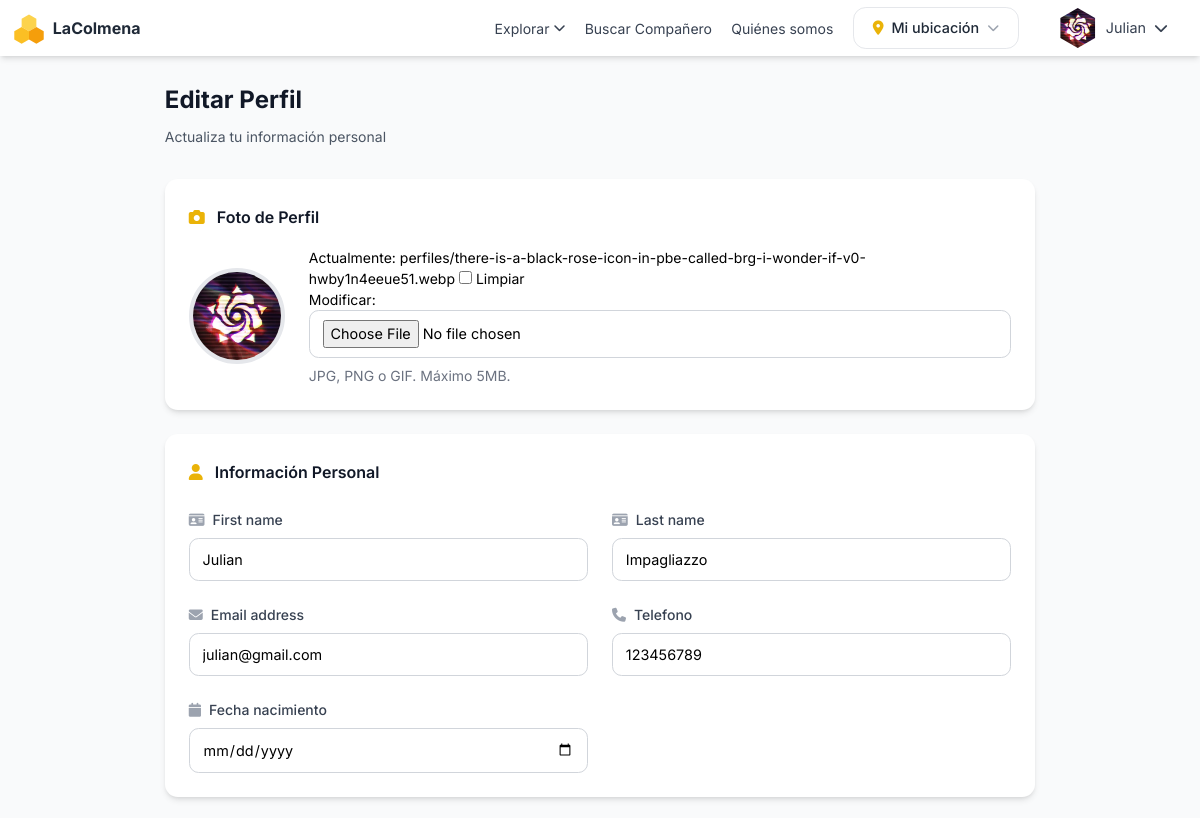
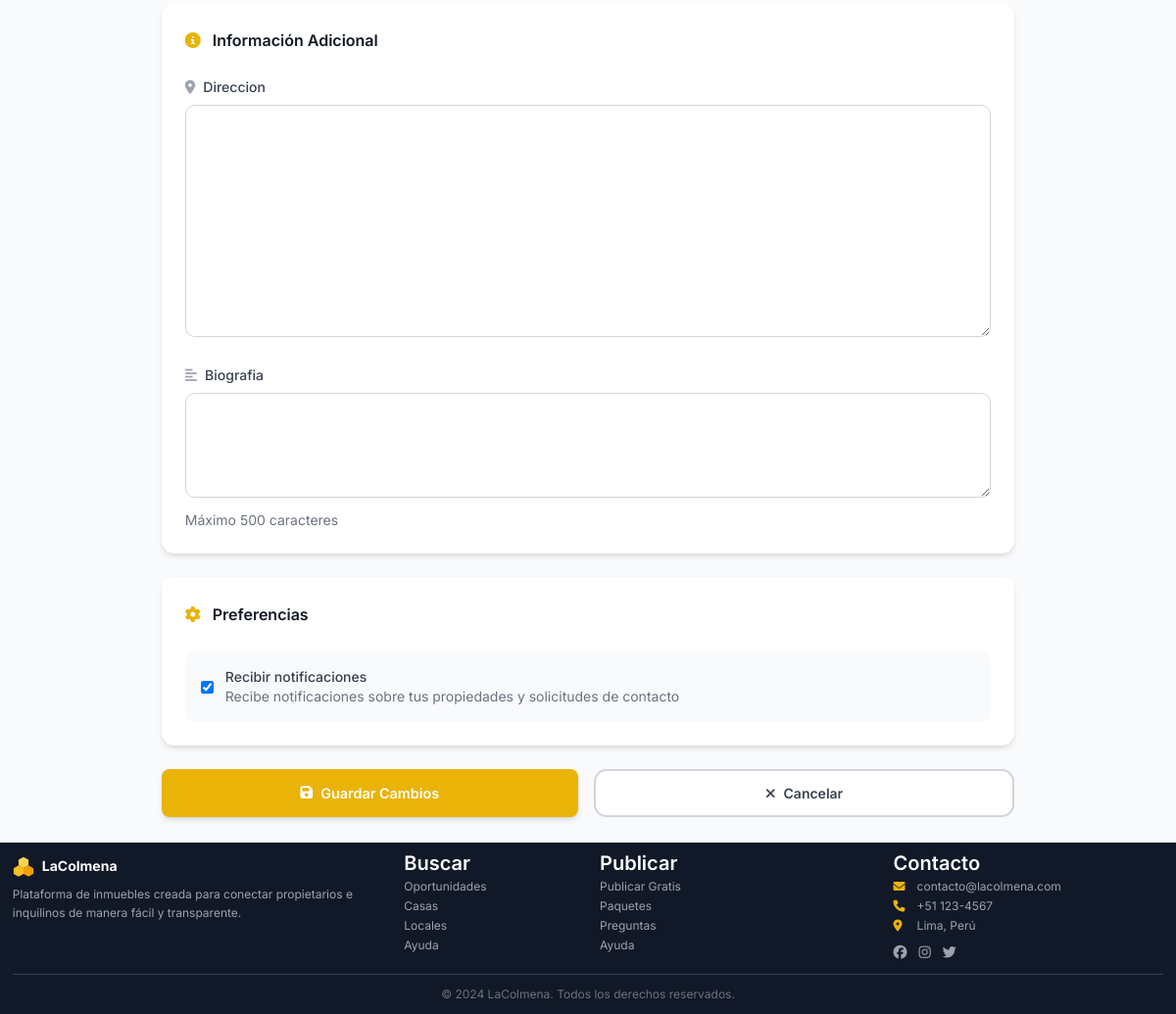
Screenshot of /usuarios/editar-perfil/ (signed in) with the database file from the repository (2 pictures, top to bottom).
### usuarios/models.py (models this page shows, shortened)
class Usuario(AbstractUser):
    TIPO_CHOICES = [
        ('usuario', 'Usuario'),
        ('propietario', 'Propietario'),
    ]
    TIPO_AVATAR_CHOICES = [
        ('foto', 'Foto'),
        ('icono', 'Icono'),
    ]
    tipo = models.CharField(max_length=15, choices=TIPO_CHOICES, default='usuario')
    telefono = models.CharField(max_length=15, blank=True)
    telefono_validado = models.BooleanField(default=False)
    email_validado = models.BooleanField(default=False)
    foto_perfil = models.ImageField(upload_to='perfiles/', blank=True, null=True)
    tipo_avatar = models.CharField(max_length=10, choices=TIPO_AVATAR_CHOICES, default='foto')
    icono_avatar = models.CharField(max_length=10, blank=True, help_text='Emoji o código del icono')
    fecha_nacimiento = models.DateField(blank=True, null=True)
    direccion = models.TextField(blank=True)
    biografia = models.TextField(blank=True, max_length=500)
    recibir_notificaciones = models.BooleanField(default=True)
    fecha_registro = models.DateTimeField(auto_now_add=True)
    fecha_actualizacion = models.DateTimeField(auto_now=True)
    class Meta:
        verbose_name = 'Usuario'
        verbose_name_plural = 'Usuarios'
    def es_propietario(self):
        return self.tipo == 'propietario'
    def notificaciones_no_leidas(self):
        return self.notificaciones.filter(leida=False).count()
    def tiene_validaciones_completas(self):
        return self.telefono_validado and self.email_validado
    def necesita_validaciones(self):
        return not self.tiene_validaciones_completas()

### usuarios/views.py (the view)
# urls.py: path('editar-perfil/', views.editar_perfil, name='editar_perfil'),    path('completar-perfil/', views.completar_perfil, name='completar_perfil'),    path('convertir-propietario/', views.convertir_a_pr
@login_required
def editar_perfil(request):
    if request.method == 'POST':
        form = PerfilForm(request.POST, request.FILES, instance=request.user)
        if form.is_valid():
            form.save()
            messages.success(request, 'Perfil actualizado correctamente')
            return redirect('usuarios:perfil', username=request.user.username)
    else:
        form = PerfilForm(instance=request.user)
    return render(request, 'usuarios/editar_perfil.html', {'form': form})

### usuarios/templates/usuarios/editar_perfil.html (shortened to what this page needs)
{% extends 'base.html' %}
{% block content %}
<div class="bg-gray-50 min-h-screen py-8">
    <div class="max-w-4xl mx-auto px-4 sm:px-6 lg:px-8">
        <div class="mb-8">
            <h1 class="text-3xl font-bold text-gray-900">Editar Perfil</h1>
            <p class="mt-2 text-gray-600">Actualiza tu información personal</p>
        </div>
        <form method="post" enctype="multipart/form-data">
            <div class="bg-white rounded-xl shadow-md p-6 mb-6">
                <h2 class="text-xl font-semibold text-gray-900 mb-4 flex items-center">
                    <i class="fas fa-camera text-yellow-500 mr-3"></i>
                    Foto de Perfil
                </h2>
                <div class="flex items-center space-x-6">
                    <div class="flex-shrink-0">
                        {% if user.foto_perfil %}
                            <img src="{{ user.foto_perfil.url }}" alt="Foto actual" class="w-24 h-24 rounded-full object-cover border-4 border-gray-200">
                        {% else %}
                            <div class="w-24 h-24 bg-yellow-500 rounded-full flex items-center justify-center text-white text-4xl font-bold">
                                {{ user.username.0|upper }}
                            </div>
                        {% endif %}
                    </div>
                    <div class="flex-1">
                        {{ form.foto_perfil }}
                        <p class="mt-2 text-sm text-gray-500">JPG, PNG o GIF. Máximo 5MB.</p>
                    </div>
                </div>
            </div>
            <div class="bg-white rounded-xl shadow-md p-6 mb-6">
                <h2 class="text-xl font-semibold text-gray-900 mb-6 flex items-center">
                    <i class="fas fa-user text-yellow-500 mr-3"></i>
                    Información Personal
                </h2>
                <div class="grid grid-cols-1 md:grid-cols-2 gap-6">
                    <div>
                        <label for="{{ form.first_name.id_for_label }}" class="block text-sm font-medium text-gray-700 mb-2">
                            <i class="fas fa-id-card text-gray-400 mr-2"></i>{{ form.first_name.label }}
                        </label>
                        {{ form.first_name }}
                    </div>
                    <div>
                        <label for="{{ form.last_name.id_for_label }}" class="block text-sm font-medium text-gray-700 mb-2">
                            <i class="fas fa-id-card text-gray-400 mr-2"></i>{{ form.last_name.label }}
                        </label>
                        {{ form.last_name }}
                    </div>
                    <div>
                        <label for="{{ form.email.id_for_label }}" class="block text-sm font-medium text-gray-700 mb-2">
                            <i class="fas fa-envelope text-gray-400 mr-2"></i>{{ form.email.label }}
                        </label>
                        {{ form.email }}
                    </div>
                    <div>
                        <label for="{{ form.telefono.id_for_label }}" class="block text-sm font-medium text-gray-700 mb-2">
                            <i class="fas fa-phone text-gray-400 mr-2"></i>{{ form.telefono.label }}
                        </label>
                        {{ form.telefono }}
                    </div>
                    <div>
                        <label for="{{ form.fecha_nacimiento.id_for_label }}" class="block text-sm font-medium text-gray-700 mb-2">
                            <i class="fas fa-calendar text-gray-400 mr-2"></i>{{ form.fecha_nacimiento.label }}
                        </label>
                        {{ form.fecha_nacimiento }}
                    </div>
                </div>
            </div>
            <div class="bg-white rounded-xl shadow-md p-6 mb-6">
                <h2 class="text-xl font-semibold text-gray-900 mb-6 flex items-center">
                    <i class="fas fa-info-circle text-yellow-500 mr-3"></i>
                    Información Adicional
                </h2>
                <div class="mb-6">
                    <label for="{{ form.direccion.id_for_label }}" class="block text-sm font-medium text-gray-700 mb-2">
                        <i class="fas fa-map-marker-alt text-gray-400 mr-2"></i>{{ form.direccion.label }}
                    </label>
                    {{ form.direccion }}
                </div>
                <div>
                    <label for="{{ form.biografia.id_for_label }}" class="block text-sm font-medium text-gray-700 mb-2">
                        <i class="fas fa-align-left text-gray-400 mr-2"></i>{{ form.biografia.label }}
                    </label>
                    {{ form.biografia }}
                    <p class="mt-2 text-sm text-gray-500">Máximo 500 caracteres</p>
                </div>
            </div>
            <div class="bg-white rounded-xl shadow-md p-6 mb-6">
                <h2 class="text-xl font-semibold text-gray-900 mb-6 flex items-center">
                    <i class="fas fa-cog text-yellow-500 mr-3"></i>
                    Preferencias
                </h2>
                <div class="flex items-center p-4 bg-gray-50 rounded-lg">
                    <div class="flex items-center h-5">
                        {{ form.recibir_notificaciones }}
                    </div>
                    <div class="ml-3 text-sm">
                        <label for="{{ form.recibir_notificaciones.id_for_label }}" class="font-medium text-gray-700">
                            {{ form.recibir_notificaciones.label }}
                        </label>
                        <p class="text-gray-500">Recibe notificaciones sobre tus propiedades y solicitudes de contacto</p>
                    </div>
                </div>
            </div>
            <div class="flex flex-col sm:flex-row gap-4">
                <button type="submit" class="flex-1 bg-yellow-500 hover:bg-yellow-600 text-white font-semibold py-3 px-6 rounded-lg transition shadow-md hover:shadow-lg flex items-center justify-center">
                    <i class="fas fa-save mr-2"></i>
                    Guardar Cambios
                </button>
                <a href="{% url 'usuarios:perfil' user.username %}" class="flex-1 text-center bg-white hover:bg-gray-50 text-gray-700 font-semibold py-3 px-6 rounded-lg transition border-2 border-gray-300 flex items-center justify-center">
                    <i class="fas fa-times mr-2"></i>
                    Cancelar
                </a>
            </div>
        </form>
    </div>
</div>
{% endblock %}

### templates/base.html (shortened to what this page needs)
{% load static %}
<!DOCTYPE html>
<html lang="es">
<head>
    <link rel="stylesheet" href="{% static 'css/output.css' %}">
    <link rel="stylesheet" href="https://cdnjs.cloudflare.com/ajax/libs/font-awesome/6.5.1/css/all.min.css">
</head>
<body>
    <nav class="bg-white shadow-md relative z-20">
        <div class="w-full px-0">
            <div class="flex justify-between items-center h-16 px-4">
                <div class="flex items-center">
                    <a href="{% url 'propiedades:inicio' %}" class="flex items-center space-x-2">
                        <span class="text-xl font-bold text-gray-800">LaColmena</span>
                    </a>
                </div>
                <div class="hidden md:flex items-center space-x-6">
                    <div class="relative group">
                        <a href="{% url 'propiedades:listado' %}" class="flex items-center space-x-1 text-gray-700 hover:text-yellow-500 transition">
                            <span>Explorar</span>
                            <i class="fas fa-chevron-down text-xs"></i>
                        </a>
                    </div>
                    <a href="{% url 'propiedades:buscar_companero' %}" class="text-gray-700 hover:text-yellow-500 transition">Buscar Compañero</a>
                    <a href="{% url 'propiedades:quienes_somos' %}" class="text-gray-700 hover:text-yellow-500 transition">Quiénes somos</a>
                    <div class="relative" data-ubicacion-widget>
                        <button type="button" data-ubicacion-boton
                                class="flex items-center gap-2 bg-white border border-gray-200 hover:border-yellow-400 text-gray-800 text-sm font-medium pl-3 pr-2.5 py-1.5 rounded-full transition">
                            <i class="fas fa-map-marker-alt text-yellow-500"></i>
                            <span data-ubicacion-texto class="max-w-[140px] truncate">{{ ubicacion_actual.etiqueta|default:"Mi ubicación" }}</span>
                            <i class="fas fa-chevron-down text-xs text-gray-400"></i>
                        </button>
                    </div>
                    {% if user.is_authenticated %}
                        <div class="relative group">
                            <button class="flex items-center space-x-2 text-gray-700 hover:text-yellow-500 transition">
                                {% if user.foto_perfil %}
                                    <div class="relative w-10 h-10" style="clip-path: polygon(50% 0%, 93.3% 25%, 93.3% 75%, 50% 100%, 6.7% 75%, 6.7% 25%);">
                                        <img src="{{ user.foto_perfil.url }}" alt="{{ user.username }}" class="w-full h-full object-cover">
                                    </div>
                                {% endif %}
                                <span>{{ user.first_name|default:user.username }}</span>
                                <i class="fas fa-chevron-down text-sm"></i>
                            </button>
                        </div>
                    {% endif %}
                </div>
            </div>
        </div>
    </nav>
    <main>
        {% block content %}{% endblock %}
    </main>
    <footer class="bg-gray-900 text-white mt-0">
        <div class="max-w-7xl mx-auto px-4 sm:px-6 lg:px-8 py-4">
            <div class="grid grid-cols-1 md:grid-cols-12 gap-6 items-start">
                <div class="md:col-span-4">
                    <div class="flex items-center space-x-2 mb-2">
                        <svg width="22" height="22" viewBox="0 0 100 100" xmlns="http://www.w3.org/2000/svg">
                            <polygon points="50,8 73,21 73,47 50,60 27,47 27,21" fill="#FCD34D" />
                            <polygon points="27,47 50,60 50,86 27,99 4,86 4,60" fill="#FBBF24" />
                            <polygon points="73,47 96,60 96,86 73,99 50,86 50,60" fill="#F59E0B" />
                        </svg>
                        <span class="text-sm font-bold">LaColmena</span>
                    </div>
                    <p class="text-gray-400 text-xs leading-relaxed pr-4">
                        Plataforma de inmuebles creada para conectar propietarios e inquilinos de manera fácil y transparente.
                    </p>
                </div>
                <div class="md:col-span-2">
                    <h3 class="font-semibold mb-2 text-xs text-white">Buscar</h3>
                    <ul class="space-y-1 text-gray-400 text-xs">
                        <li><a href="{% url 'propiedades:listado' %}" class="hover:text-yellow-400 transition-colors">Oportunidades</a></li>
                        <li><a href="{% url 'propiedades:listado' %}?tipo=casa" class="hover:text-yellow-400 transition-colors">Casas</a></li>
                        <li><a href="{% url 'propiedades:listado' %}?tipo=departamento" class="hover:text-yellow-400 transition-colors">Locales</a></li>
                        <li><a href="{% url 'suscripciones:planes' %}" class="hover:text-yellow-400 transition-colors">Ayuda</a></li>
                    </ul>
                </div>
                <div class="md:col-span-3">
                    <h3 class="font-semibold mb-2 text-xs text-white">Publicar</h3>
                    <ul class="space-y-1 text-gray-400 text-xs">
                        <li><a href="{% url 'propiedades:crear' %}" class="hover:text-yellow-400 transition-colors">Publicar Gratis</a></li>
                        <li><a href="{% url 'suscripciones:planes' %}" class="hover:text-yellow-400 transition-colors">Paquetes</a></li>
                        <li><a href="#" class="hover:text-yellow-400 transition-colors">Preguntas</a></li>
                        <li><a href="#" class="hover:text-yellow-400 transition-colors">Ayuda</a></li>
                    </ul>
                </div>
                <div class="md:col-span-3">
                    <h3 class="font-semibold mb-2 text-xs text-white">Contacto</h3>
                    <ul class="space-y-1 text-gray-400 text-xs">
                        <li class="flex items-center">
                            <i class="fas fa-envelope w-4 text-yellow-500"></i>
                            <span class="ml-2">contacto@lacolmena.com</span>
                        </li>
                        <li class="flex items-center">
                            <i class="fas fa-phone w-4 text-yellow-500"></i>
                            <span class="ml-2">+51 123-4567</span>
                        </li>
                        <li class="flex items-center">
                            <i class="fas fa-map-marker-alt w-4 text-yellow-500"></i>
                            <span class="ml-2">Lima, Perú</span>
                        </li>
                    </ul>
                    <div class="flex space-x-3 mt-2">
                        <a href="#" class="text-gray-400 hover:text-yellow-400 transition-colors">
                            <i class="fab fa-facebook text-sm"></i>
                        </a>
                        <a href="#" class="text-gray-400 hover:text-yellow-400 transition-colors">
                            <i class="fab fa-instagram text-sm"></i>
                        </a>
                        <a href="#" class="text-gray-400 hover:text-yellow-400 transition-colors">
                            <i class="fab fa-twitter text-sm"></i>
                        </a>
                    </div>
                </div>
            </div>
            <hr class="border-gray-700 my-3">
            <div class="text-center text-gray-500 text-xs">
                © 2024 LaColmena. Todos los derechos reservados.
            </div>
        </div>
    </footer>
</body>
</html>

### rows the page displays
Usuario: foto_perfil (picture), first_name "Julian", last_name "Impagliazzo", email "julian@gmail.com", telefono "123456789", recibir_notificaciones "☑"

### other values shown
{{ ubicacion_actual.etiqueta|default:"Mi ubicación" }} "Mi ubicación"
